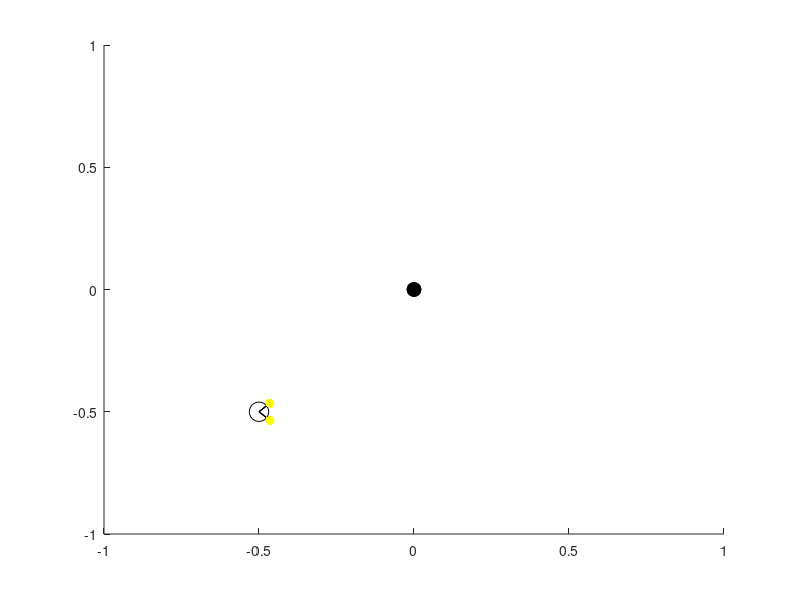

Here is the MATLAB script that generated this plot:
clear             % Empty global memory

T  = 100;         % Simulation time per run
DT = 0.05;        % Integration time-step

% Parameters
N_AGENTS  = 1;    % Number of agents
N_OBJECTS = 2;    % Number of objects
NOISE     = 0.1;  % External perterbation


% Agent morphology
visibility    = [ 1.0  .* zeros(3,N_AGENTS), ...
                 1.0  .* ones(3,N_OBJECTS)];
radius        =   0.05 .* ones(1,N_AGENTS);
sensor_angles =   45.0 .* ones(3,N_AGENTS);

% Sensor and motor gains
sensor_gain   =   0.1  .* ones(3,N_AGENTS);
motor_gain    =   0.5  .* ones(3,N_AGENTS);

% Initial setup
position      = [ -1   .* (ones(2,N_AGENTS)-0.5), ...
                 0.* (ones(2,N_OBJECTS)-0.5)];
bearing       =  0; (rand * 45 + rand * 45)  .* rand(1,N_AGENTS);

% Plot limits
LIMITS   = [-1,1];

% Set up figure
paths=[];
fig=figure(1);
set(fig,'Color',[1 1 1])
clf; hold on;

% Plot objects
for object = N_AGENTS+[1:N_OBJECTS]

% Get variables
xo = position(1,object);
yo = position(2,object);

% Plot object
c = 1-visibility(:,object)';
plot(xo,yo,'.','MarkerSize',30,'Color',c);
plot(xo,yo,'ko','MarkerSize',10);
end

% Plot agents
for agent = 1:N_AGENTS

% Get variables
x = position(1,agent);
y = position(2,agent);
a = bearing(agent);
R = radius(agent);

% Plot body
c = 1-visibility(:,agent)';
plot(x,y,'g.','Markersize',40,'Color',c);
plot(x,y,'ko','Markersize',14);

% Plot sensors
for sense = 1:3

% Get variables
b = sensor_angles(sense,agent);
c = [1,1,1]; c(sense)=0;

% Calculate left sensor position
sl_x = x + R.*cosd(a+b);
sl_y = y + R.*sind(a+b);

% Calculate right sensor position
sr_x = x + R.*cosd(a-b);
sr_y = y + R.*sind(a-b);

% Plot left sensor
plot([x,sl_x],[y,sl_y],'k');
plot(sl_x,sl_y,'.','Markersize',20,'Color',c);

% Plot right sensor
plot([x,sr_x],[y,sr_y],'k');
plot(sr_x,sr_y,'.','Markersize',20,'Color',c);

end
end

axis([LIMITS,LIMITS]);
drawnow

% Initialise control weights randomly
ipsi = -1.5;sign(rand-0.5) * (1 + rand);
contra = 0 ; sign(rand-0.5) * (1 + rand);
bias = rand / 2 + 0.1;

w_ll = ipsi + (rand / 5 - 0.1);
w_lr = 0;contra + (rand / 5 - 0.1);
bl = bias;
w_rl = 0;contra + (rand / 5 - 0.1);
w_rr = ipsi + (rand / 5 - 0.1);
br = bias;

% create rad2deg function
rad2deg = @(x) x.*180./pi;